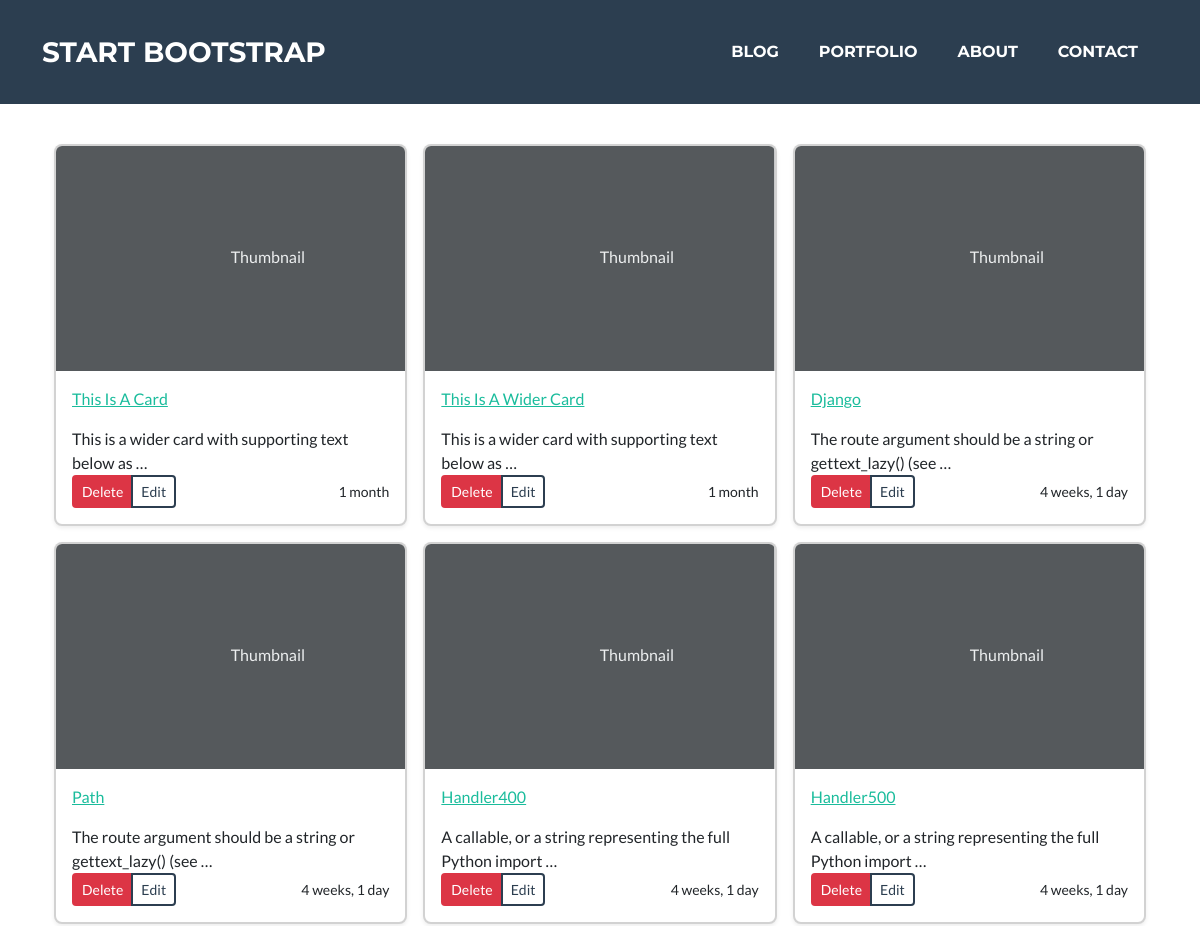
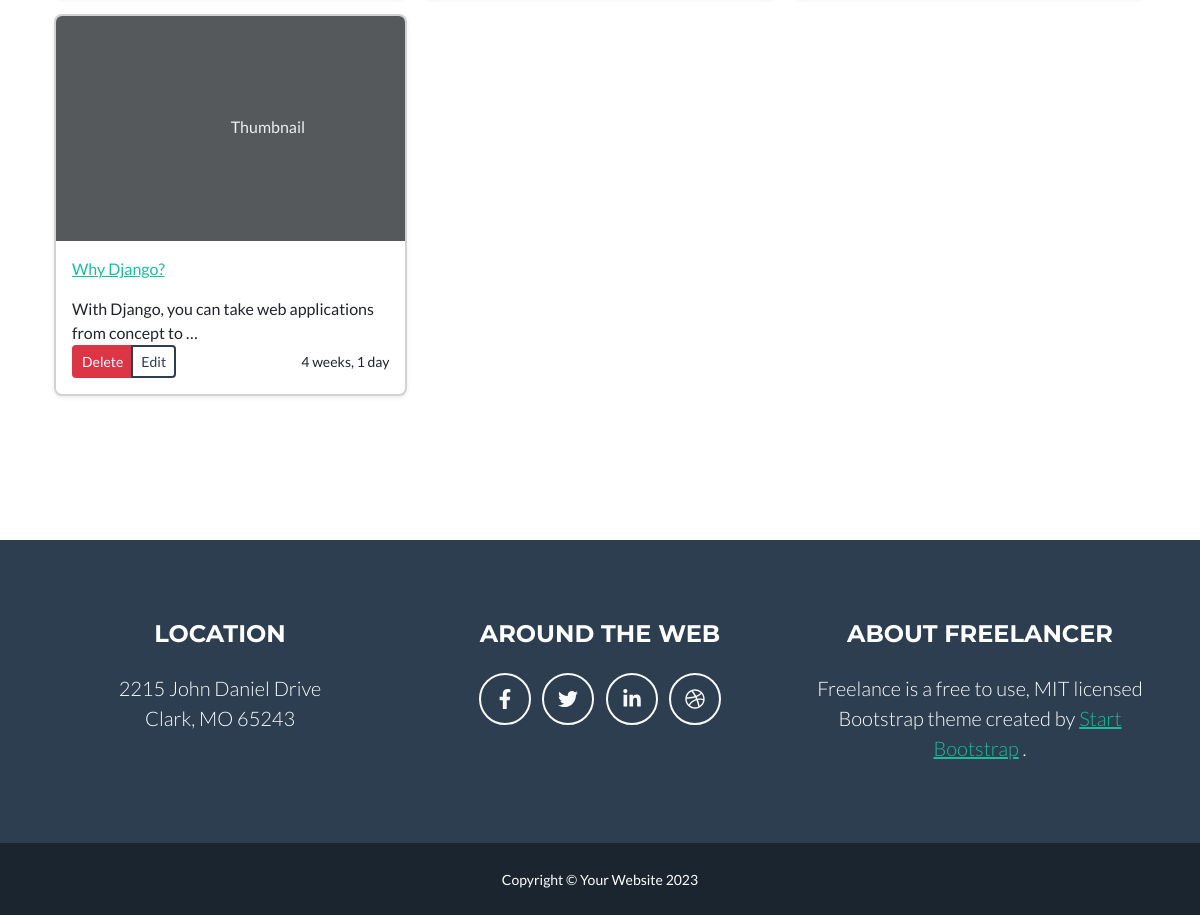
The page /blog/ on the database as committed earlier (2 pictures, top to bottom).
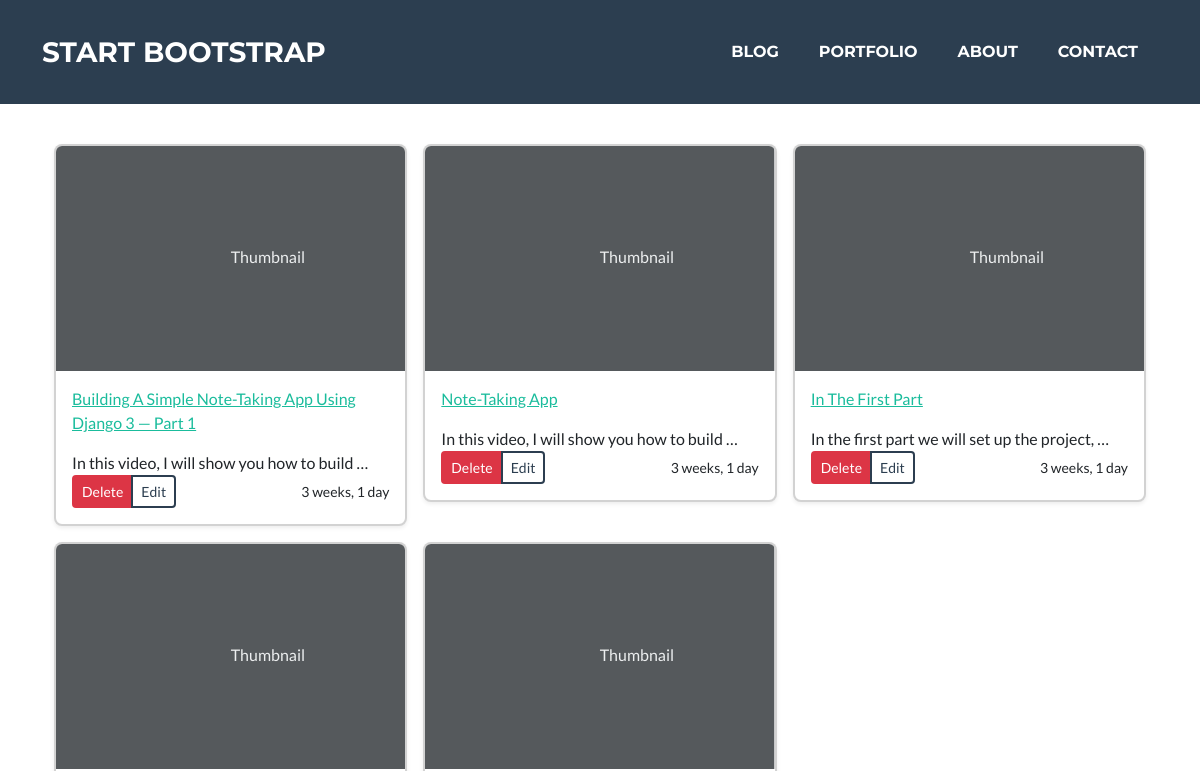
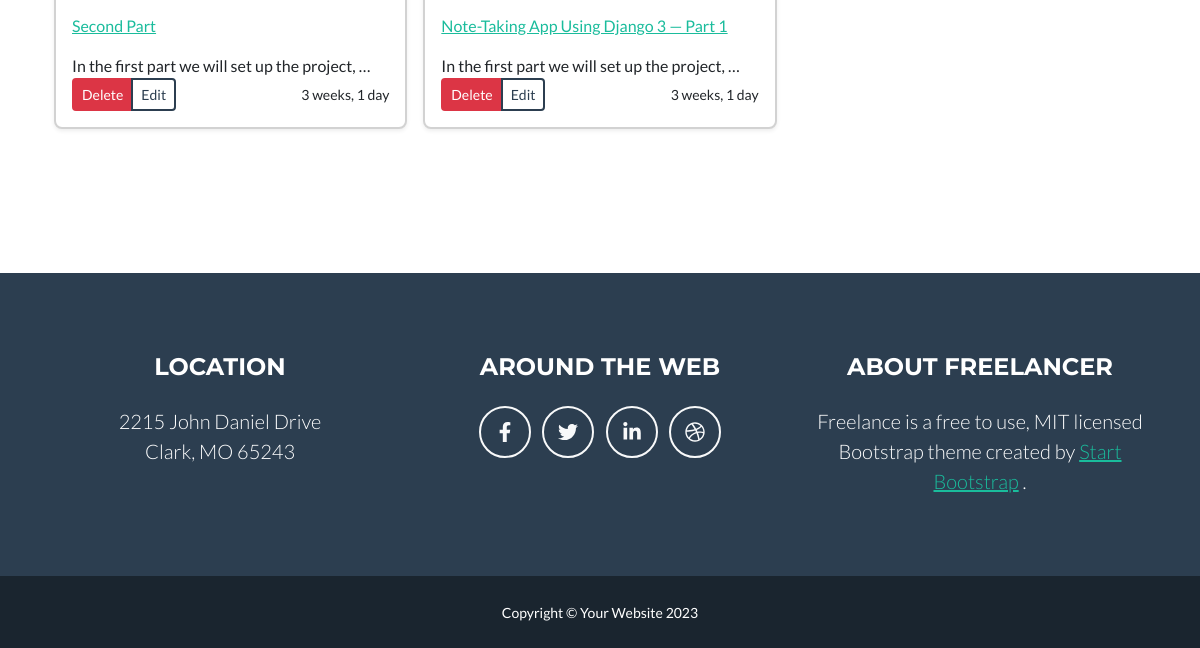
The same page on the database as committed later (2 pictures, top to bottom).
### post/models.py (models this page shows)
class Post(models.Model):
    title = models.CharField(max_length=200)
    body = models.TextField()
    created = models.DateTimeField(default=datetime.now(),)

### post/views.py (the view)
# urls.py: path('', views.blog_page, name="blog"),
def blog_page(request):
    data = Post.objects.all()
    user = 'admin'
    return render(request, 'post/blog.html', {'posts': data,'user': user})

### post/templates/post/blog.html (shortened to what this page needs)
{% extends 'index.html' %}
{% block content %}
  <div class="album py-5 bg-body-tertiary">
    <div class="container">
      <div class="row row-cols-1 row-cols-sm-2 row-cols-md-3 g-3">
        {% for post in posts %}
        <div class="col">
          <div class="card shadow-sm">
            <svg class="bd-placeholder-img card-img-top" width="100%" height="225" xmlns="http://www.w3.org/2000/svg" role="img" aria-label="Placeholder: Thumbnail" preserveAspectRatio="xMidYMid slice" focusable="false"><title>Placeholder</title><rect width="100%" height="100%" fill="#55595c"/><text x="50%" y="50%" fill="#eceeef" dy=".3em">Thumbnail</text></svg>
            <div class="card-body">
              <p class="card-text">
                  <a href="{% url 'post' post.id %}">{{ post.title|title }}</a>
              </p>
                  {{ post.body|truncatewords:10 }}
              <div class="d-flex justify-content-between align-items-center">
                <div class="btn-group">
                {% if user == 'admin' %}
                  <a href="{% url 'deletePost' post.id %}" class="btn btn-sm btn-danger">Delete</a>
                  <a href="{% url 'editPost' post.id %}" class="btn btn-sm btn-outline-secondary">Edit</a>
                {% endif %}
                </div>
                <small class="text-body-secondary">{{ post.created|timesince }}</small>
              </div>
            </div>
          </div>
        </div>
        {% endfor %}
      </div>
    </div>
  </div>
{% endblock %}

### templates/index.html (shortened to what this page needs)
<!DOCTYPE html>
{% load static %}
<html lang="en">
    <head>
        <link href="{% static 'home/css/styles.css' %}" rel="stylesheet" />
    </head>
    <body id="page-top">
        {% include 'inc/navbar.html' %}
        <section class="page-section portfolio" id="content">
            <div class="container">
                {% block content %}{% endblock %}
            </div>
        </section>
        {% include 'inc/footer.html' %}
        {% include 'inc/Copyright.html' %}
    </body>
</html>

### templates/inc/navbar.html (shortened to what this page needs)
        <nav class="navbar navbar-expand-lg bg-secondary text-uppercase fixed-top" id="mainNav">
            <div class="container">
                <a class="navbar-brand" href="{% url 'home' %}">Start Bootstrap</a>
                <div class="collapse navbar-collapse" id="navbarResponsive">
                    <ul class="navbar-nav ms-auto">
                        <li class="nav-item mx-0 mx-lg-1"><a class="nav-link py-3 px-0 px-lg-3 rounded" href="/blog">Blog</a></li>
                        <li class="nav-item mx-0 mx-lg-1"><a class="nav-link py-3 px-0 px-lg-3 rounded" href="/portfolio">Portfolio</a></li>
                        <li class="nav-item mx-0 mx-lg-1"><a class="nav-link py-3 px-0 px-lg-3 rounded" href="/about">About</a></li>
                        <li class="nav-item mx-0 mx-lg-1"><a class="nav-link py-3 px-0 px-lg-3 rounded" href="/contact">Contact</a></li>
                    </ul>
                </div>
            </div>
        </nav>

### templates/inc/footer.html
        <footer class="footer text-center">
            <div class="container">
                <div class="row">
                    <div class="col-lg-4 mb-5 mb-lg-0">
                        <h4 class="text-uppercase mb-4">Location</h4>
                        <p class="lead mb-0">
                            2215 John Daniel Drive
                            <br />
                            Clark, MO 65243
                        </p>
                    </div>
                    <div class="col-lg-4 mb-5 mb-lg-0">
                        <h4 class="text-uppercase mb-4">Around the Web</h4>
                        <a class="btn btn-outline-light btn-social mx-1" href="#!"><i class="fab fa-fw fa-facebook-f"></i></a>
                        <a class="btn btn-outline-light btn-social mx-1" href="#!"><i class="fab fa-fw fa-twitter"></i></a>
                        <a class="btn btn-outline-light btn-social mx-1" href="#!"><i class="fab fa-fw fa-linkedin-in"></i></a>
                        <a class="btn btn-outline-light btn-social mx-1" href="#!"><i class="fab fa-fw fa-dribbble"></i></a>
                    </div>
                    <div class="col-lg-4">
                        <h4 class="text-uppercase mb-4">About Freelancer</h4>
                        <p class="lead mb-0">
                            Freelance is a free to use, MIT licensed Bootstrap theme created by
                            <a href="http://startbootstrap.com">Start Bootstrap</a>
                            .
                        </p>
                    </div>
                </div>
            </div>
        </footer>

### templates/inc/copyright.html
        <div class="copyright py-4 text-center text-white">
            <div class="container"><small>Copyright &copy; Your Website 2023</small></div>
        </div>

Rows that differ between the two databases and show on the page:
removed Post: title "This Is A Card", body "This is a wider card with supporting text below as …", created "1 month"
removed Post: title "This Is A Wider Card", body "This is a wider card with supporting text below as …", created "1 month"
removed Post: title "Django", body "The route argument should be a string or gettext_lazy() (see …", created "4 weeks, 1 day"
removed Post: title "Path", body "The route argument should be a string or gettext_lazy() (see …", created "4 weeks, 1 day"
removed Post: title "Handler400", body "A callable, or a string representing the full Python import …", created "4 weeks, 1 day"
removed Post: title "Handler500", body "A callable, or a string representing the full Python import …", created "4 weeks, 1 day"
removed Post: title "Why Django?", body "With Django, you can take web applications from concept to …", created "4 weeks, 1 day"
added Post: title "Building A Simple Note-Taking App Using Django 3 — Part 1", body "In this video, I will show you how to build …", created "3 weeks, 1 day"
added Post: title "Note-Taking App", body "In this video, I will show you how to build …", created "3 weeks, 1 day"
added Post: title "In The First Part", body "In the first part we will set up the project, …", created "3 weeks, 1 day"
added Post: title "Second Part", body "In the first part we will set up the project, …", created "3 weeks, 1 day"
added Post: title "Note-Taking App Using Django 3 — Part 1", body "In the first part we will set up the project, …", created "3 weeks, 1 day"
